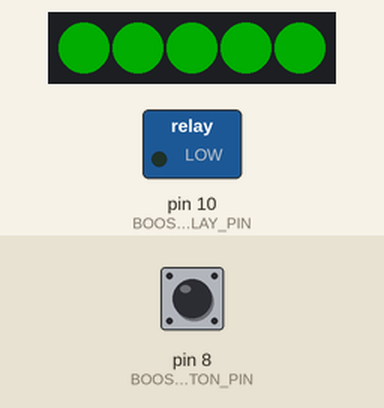
The sketch below on a simulated Arduino Uno, built with avr-gcc and run on an emulated ATmega328P. Parts: 5 RGB LEDs in strip order, left to right, switched loads named in the sketch (green lamp = pin HIGH). The inputs (shaded band) are chosen by the test bench; at power-on: pin 8 (BOOST_BUTTON_PIN) LOW. Dim RGB values are drawn brighter than linear; the strip is taken to match the declared colour order.

Above: at 1.2 s.
1.3 s: pin 8 (BOOST_BUTTON_PIN) pulled HIGH for 0.15 s
At 1.54 s:
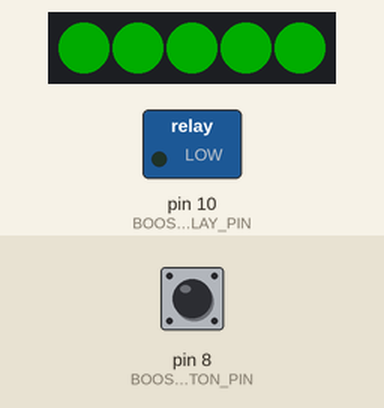
2.9 s: pin 8 (BOOST_BUTTON_PIN) pulled HIGH for 3.2 s
At 2.97 s:
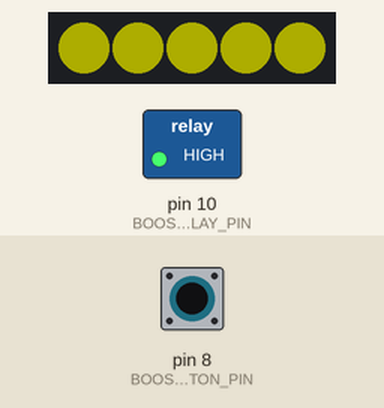
7.6 s: pin 8 (BOOST_BUTTON_PIN) pulled HIGH for 1 s
At 8.7 s:
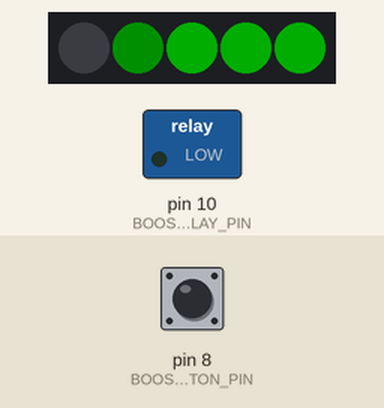
10.1 s: pin 8 (BOOST_BUTTON_PIN) pulled HIGH for 1 s
At 10.15 s:
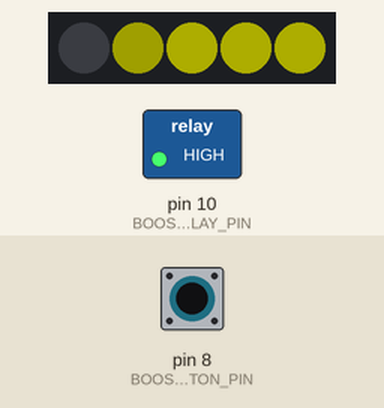
Timing chart, 0 to 13.6 s (numbered marks = the images above; inputs shaded):
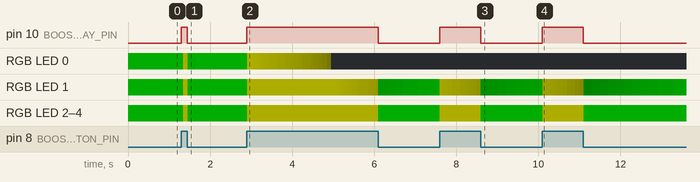

Measured:
- after the input at 1.3 s, pin 10 (BOOST_RELAY_PIN): LOW → HIGH at once, → LOW 0.15 s later; RGB LED 0: RGB(0, 50, 0) → RGB(50, 50, 0) after 0.05 s, → RGB(47, 47, 0) 0.05 s later, → RGB(0, 47, 0) 0.05 s later, → RGB(0, 50, 0) 0.20 s later
- after the input at 2.9 s, pin 10 (BOOST_RELAY_PIN): LOW → HIGH at once, → LOW 3.2 s later; RGB LED 0: RGB(0, 50, 0) → RGB(50, 50, 0) at once, → RGB(47, 47, 0) 0.15 s later, → RGB(45, 45, 0) 0.10 s later, → RGB(42, 42, 0) 0.10 s later, … (21 changes in this stretch)
- after the input at 7.6 s, pin 10 (BOOST_RELAY_PIN): LOW → HIGH at once, → LOW 1.0 s later; the LEDs: first change at once (image 3 shows a later state)
- after the input at 10.1 s, pin 10 (BOOST_RELAY_PIN): LOW → HIGH at once, → LOW 1.0 s later; the LEDs: change at once (image 4)

The sketch:

boostMode.ino
```cpp
#include <Adafruit_NeoPixel.h>
#ifdef __AVR__
 #include <avr/power.h> // Required for 16 MHz Adafruit Trinket
#endif
#include "math.h"

// Pin definitions
#define LED_DATA_PIN        7  // to data in of first pixel
#define BOOST_BUTTON_PIN    8  // momentary switch mounted on steering wheel
#define MODE_BUTTON_PIN     6  // future use
#define BOOST_RELAY_PIN     10 // connects to relay adding additional 6v in paralell

// How many NeoPixels are attached to the Arduino?
#define NUMPIXELS 5

// States - some have an initialization state they base through first
#define S_INIT                 0
#define S_CHARGED_I            1
#define S_CHARGED              2
#define S_BOOSTING_I           3
#define S_BOOSTING             4
#define S_CHARGING_I           5
#define S_CHARGING             6
#define S_CHARGING_DEPLEATED_I 7
#define S_CHARGING_DEPLEATED   8
#define S_DEPLETED_I           9
#define S_DEPLETED             10

#define MAX_CHARGE  100

// Speed that charge changes during different states (milliseconds)
// I like the 3/4/6 ratio.
#define I_CHARGE             200
#define I_DEPLETED_CHARGE    150
#define I_BOOST              100

// 255 is max for pixel, but you can lower the max here. I'm using 25
#define MAX_BRIGHT    50
// used to determin led to light
#define DASH_RATIO    ((float)(NUMPIXELS) / (float)MAX_CHARGE)
#define LED_BUCKET_SIZE ((float)MAX_CHARGE / (float)NUMPIXELS)
// used to determin brightness based on charge level of bucket
#define BRIGHT_RATIO  (float)MAX_BRIGHT / LED_BUCKET_SIZE

// When setting up the NeoPixel library, we tell it how many pixels,
// and which pin to use to send signals
// Though Hole NeoPixel: use NEO_RGB instead of NEO_GRB
Adafruit_NeoPixel pixels(NUMPIXELS, LED_DATA_PIN, NEO_RGB + NEO_KHZ800);


int readValue = 0;
int state = S_INIT;
int charge = MAX_CHARGE;
// I accidently soldered my leds backwards. So used this as an abstraction to fix it.
// int leds[6] = {0, 1, 2, 3, 4, 5};
int leds[6] = {4, 3, 2, 1, 0, 5};
// tokens are used with method timeElapse to abstract time syncing logic
unsigned long chargeToken = 0;
unsigned long pixelToken = 0;
unsigned long serialToken = 0;

// Call this function with token variable set to 0. That first time it will
// mark the start in this variable and return false on each call until the the
// number of milliseconds in interval has elapsed at which point it marks the timeElapse
// again and returns true. Use in an if statement to tie events to time instead of cycles
bool timeElapse(unsigned long *token, long interval) {
  if (*token == 0) {
    *token = millis();
  } else {
    if (millis() - *token >= interval) {
      *token = millis();
      return true;
    }
  }
  return false;
}

// not currently using this
void color32ToRGB (uint32_t color, byte *red, byte *green, byte *blue) {
  *red = (uint8_t)(color >> 16);
  *green = (uint8_t)(color >> 8);
  *blue = (uint8_t)color;
}

void updateBoostMeter(bool red, bool green, bool blue, bool force) {
  if (force || timeElapse(&pixelToken, 50)) {
    int highPixel = (float)charge * DASH_RATIO;
    int p_bright = charge - highPixel * LED_BUCKET_SIZE;
    byte bright = (float)p_bright * BRIGHT_RATIO;
    uint32_t color = pixels.Color(red * bright, green * bright, blue * bright);
    for(int i=0; i<=highPixel; i++) {
      if (i == highPixel) pixels.setPixelColor(leds[i], color);
      else pixels.setPixelColor(leds[i], pixels.Color(red * MAX_BRIGHT, green * MAX_BRIGHT, blue * MAX_BRIGHT));
    }
    for (int i=highPixel+1; i<NUMPIXELS; i++) {
      pixels.setPixelColor(leds[i], pixels.Color(0, 0, 0));
    }

    pixels.show();
    Serial.print("State: ");
  }
}
void forceUpdateBoostMeter(bool red, bool green, bool blue) {
  updateBoostMeter(red, green, blue, true);
}
void updateBoostMeter(bool red, bool green, bool blue) {
  updateBoostMeter(red, green, blue, false);
}

void setup() {
  //Serial.begin(9600);
  pinMode(BOOST_BUTTON_PIN, INPUT);
  pinMode(MODE_BUTTON_PIN, INPUT);
  pinMode(BOOST_RELAY_PIN, OUTPUT);
  pixels.begin(); // INITIALIZE NeoPixel strip object (REQUIRED)
}

// will need this abstracted for the future
int getInput(int pin) {
  return digitalRead(pin);
}


void loop() {
  int readValue = getInput(BOOST_BUTTON_PIN);

  switch(state) {
    case S_INIT:
      charge = MAX_CHARGE;
      // TODO: do night rider with boost output
      state = S_CHARGED_I;
      break;
    case S_CHARGED_I:
      forceUpdateBoostMeter(false, true, false);
      state = S_CHARGED;
      break;
    case S_CHARGED:
      if (readValue == HIGH) {
        state = S_BOOSTING_I;
      }
      break;
    case S_BOOSTING_I:
      digitalWrite(BOOST_RELAY_PIN, HIGH);
      state = S_BOOSTING;
      chargeToken = 0;
    case S_BOOSTING:
      updateBoostMeter(true, true, false);
      if (readValue == LOW) {
        digitalWrite(BOOST_RELAY_PIN, LOW);
        state = S_CHARGING_I;
      } else {
        if (timeElapse(&chargeToken, I_BOOST)) {
          charge--;
        }
        //TODO: charge < 5 trigger warning beep
        if (charge == 0) {
          digitalWrite(BOOST_RELAY_PIN, LOW);
          state = S_DEPLETED_I;
        }
      }
      break;
    case S_CHARGING_I:
      state = S_CHARGING;
      chargeToken = 0;
    case S_CHARGING:
      updateBoostMeter(false, true, false);
      if (timeElapse(&chargeToken, I_CHARGE)) {
        charge++;
      }
      if (charge == MAX_CHARGE) {
        state = S_CHARGED_I;
      }
      if (readValue == HIGH) {
        state = S_BOOSTING_I;
      }
    break;
    case S_DEPLETED_I:
    case S_DEPLETED:
      //TODO: sound, lights flash, bla bla
      state = S_CHARGING_DEPLEATED_I;
      break;
    case S_CHARGING_DEPLEATED_I:
      chargeToken = 0;
      state = S_CHARGING_DEPLEATED;
    case S_CHARGING_DEPLEATED:
      updateBoostMeter(true, false, false);
    if (timeElapse(&chargeToken, I_DEPLETED_CHARGE)) {
        charge++;
      }
      if (charge == MAX_CHARGE) {
        state = S_CHARGED_I;
      }
      break;
  }
}
```
